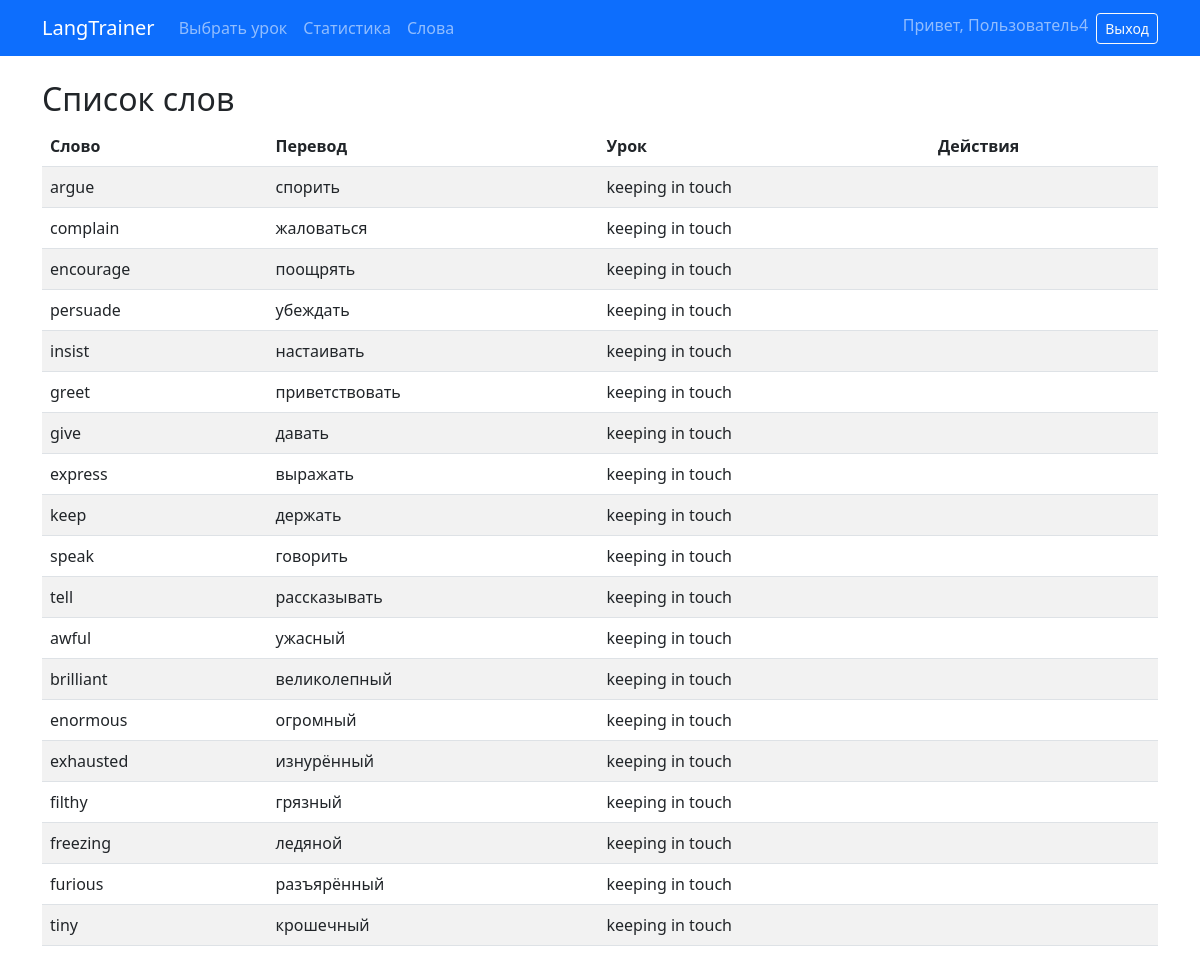
Page /words/ (signed in) on the committed database.
### core/models.py (models this page shows, shortened)
class Word(models.Model):
    word = models.CharField(max_length=100, verbose_name="Слово")
    translation = models.CharField(max_length=200, verbose_name="Перевод")
    transcription = models.CharField(max_length=100, blank=True, verbose_name="Транскрипция")
    part_of_speech = models.CharField(max_length=50, blank=True, verbose_name="Часть речи")
    audio_file = models.FileField(upload_to='audio/', blank=True, null=True, verbose_name="Аудиофайл")
    lesson = models.ForeignKey(Lesson, on_delete=models.SET_NULL, null=True, blank=True, verbose_name="Урок")
    created_at = models.DateTimeField(auto_now_add=True)

class Lesson(models.Model):
    title = models.CharField(max_length=100, verbose_name="Название")
    description = models.TextField(blank=True, verbose_name="Описание")
    created_at = models.DateTimeField(auto_now_add=True)

### core/views.py (the view)
@login_required
def word_list(request):
    words = Word.objects.all().select_related('lesson')
    return render(request, 'core/word_list.html', {'words': words})

### core/templates/core/word_list.html (shortened to what this page needs)
{% extends 'core/base.html' %}
{% block content %}
<h2>Список слов</h2>
<table class="table table-striped">
    <thead>
        <tr>
            <th>Слово</th>
            <th>Перевод</th>
            <th>Урок</th>
            <th>Действия</th>
        </tr>
    </thead>
    <tbody>
        {% for word in words %}
        <tr>
            <td>{{ word.word }}</td>
            <td>{{ word.translation }}</td>
            <td>{{ word.lesson.title|default:"—" }}</td>
            <td>
            </td>
        </tr>
        {% empty %}
        <tr><td colspan="4">Слова отсутствуют</td></tr>
        {% endfor %}
    </tbody>
</table>
{% endblock %}

### core/templates/core/base.html (shortened to what this page needs)
<!doctype html>
<html lang="ru">
<head>
    <link href="https://cdn.jsdelivr.net/npm/bootstrap@5.3.0/dist/css/bootstrap.min.css" rel="stylesheet">
</head>
<body>
    <nav class="navbar navbar-expand-lg navbar-dark bg-primary">
        <div class="container">
            <a class="navbar-brand" href="{% url 'home' %}">LangTrainer</a>
            <div class="collapse navbar-collapse" id="navbarNav">
                <ul class="navbar-nav me-auto">
                    {% if user.is_authenticated %}
                        <li class="nav-item"><a class="nav-link" href="{% url 'select_lesson' %}">Выбрать урок</a></li>
                        <li class="nav-item"><a class="nav-link" href="{% url 'statistics' %}">Статистика</a></li>
                        <li class="nav-item"><a class="nav-link" href="{% url 'word_list' %}">Слова</a></li>
                    {% endif %}
                </ul>
                <ul class="navbar-nav">
                    {% if user.is_authenticated %}
                        <li class="nav-item">
                            <span class="navbar-text me-2">Привет, {{ user.username }}</span>
                        </li>
                        <li class="nav-item">
                            <form method="post" action="{% url 'logout' %}">
                                <button type="submit" class="btn btn-outline-light btn-sm">Выход</button>
                            </form>
                        </li>
                    {% else %}
                        <li class="nav-item"><a class="nav-link" href="{% url 'login' %}">Вход</a></li>
                        <li class="nav-item"><a class="nav-link" href="{% url 'register' %}">Регистрация</a></li>
                    {% endif %}
                </ul>
            </div>
        </div>
    </nav>
    <div class="container mt-4">
        {% block content %}{% endblock %}
    </div>
</body>
</html>

### rows in the picture
Word: word "argue", translation "спорить", lesson "keeping in touch"
Word: word "complain", translation "жаловаться", lesson "keeping in touch"
Word: word "encourage", translation "поощрять", lesson "keeping in touch"
Word: word "persuade", translation "убеждать", lesson "keeping in touch"
Word: word "insist", translation "настаивать", lesson "keeping in touch"
Word: word "greet", translation "приветствовать", lesson "keeping in touch"
Word: word "give", translation "давать", lesson "keeping in touch"
Word: word "express", translation "выражать", lesson "keeping in touch"
Word: word "keep", translation "держать", lesson "keeping in touch"
Word: word "speak", translation "говорить", lesson "keeping in touch"
Word: word "tell", translation "рассказывать", lesson "keeping in touch"
Word: word "awful", translation "ужасный", lesson "keeping in touch"
Word: word "brilliant", translation "великолепный", lesson "keeping in touch"
Word: word "enormous", translation "огромный", lesson "keeping in touch"
Word: word "exhausted", translation "изнурённый", lesson "keeping in touch"
Word: word "filthy", translation "грязный", lesson "keeping in touch"
Word: word "freezing", translation "ледяной", lesson "keeping in touch"
Word: word "furious", translation "разъярённый", lesson "keeping in touch"
Word: word "tiny", translation "крошечный", lesson "keeping in touch"

### other values in the picture
{{ user.username }} "Пользователь4"
